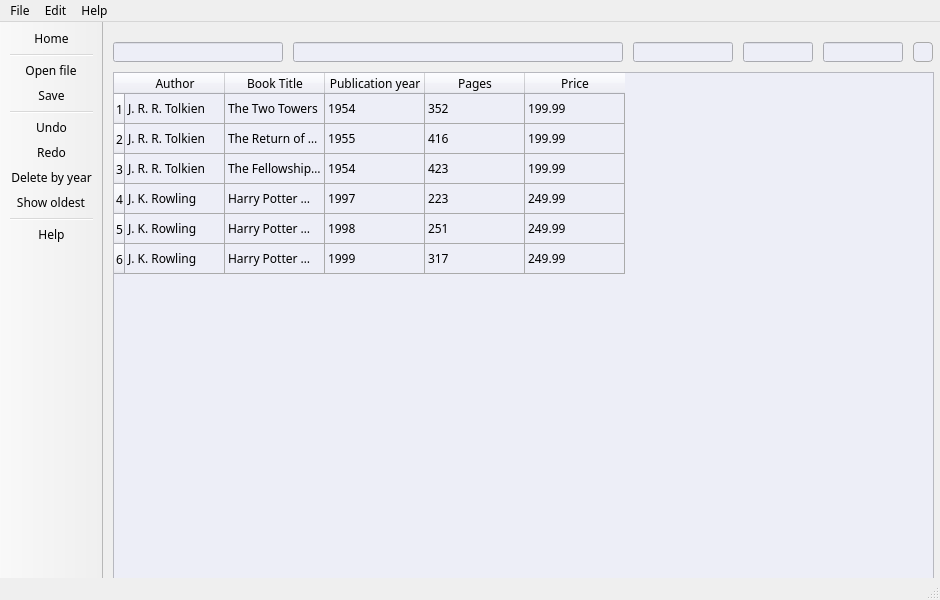
<?xml version="1.0" encoding="UTF-8"?>
<ui version="4.0">
 <class>MainWindow</class>
 <widget class="QMainWindow" name="MainWindow">
  <property name="geometry">
   <rect>
    <x>0</x>
    <y>0</y>
    <width>940</width>
    <height>600</height>
   </rect>
  </property>
  <property name="sizePolicy">
   <sizepolicy hsizetype="Fixed" vsizetype="Fixed">
    <horstretch>0</horstretch>
    <verstretch>0</verstretch>
   </sizepolicy>
  </property>
  <property name="minimumSize">
   <size>
    <width>940</width>
    <height>600</height>
   </size>
  </property>
  <property name="maximumSize">
   <size>
    <width>940</width>
    <height>600</height>
   </size>
  </property>
  <property name="palette">
   <palette>
    <active/>
    <inactive/>
    <disabled/>
   </palette>
  </property>
  <property name="font">
   <font>
    <family>Montserrat</family>
   </font>
  </property>
  <property name="windowTitle">
   <string>BookShelf</string>
  </property>
  <property name="windowIcon">
   <iconset resource="resource.qrc">
    <normaloff>:/icons/Icons/baseline_auto_stories_black_48dp.png</normaloff>:/icons/Icons/baseline_auto_stories_black_48dp.png</iconset>
  </property>
  <property name="styleSheet">
   <string notr="true">background-color: rgb(244, 249, 249);
QToolBar { background-color: rgb(237, 238, 247) }</string>
  </property>
  <property name="iconSize">
   <size>
    <width>20</width>
    <height>20</height>
   </size>
  </property>
  <widget class="QWidget" name="centralwidget">
   <widget class="QLineEdit" name="lineEdit">
    <property name="geometry">
     <rect>
      <x>10</x>
      <y>20</y>
      <width>170</width>
      <height>20</height>
     </rect>
    </property>
    <property name="toolTip">
     <string>&lt;html&gt;&lt;head/&gt;&lt;body&gt;&lt;p&gt;Here you can enter author of the book, you can use letter, space and point&lt;/p&gt;&lt;/body&gt;&lt;/html&gt;</string>
    </property>
    <property name="styleSheet">
     <string notr="true">background-color: rgb(237, 238, 247);
border-color: rgb(170, 170, 170);</string>
    </property>
   </widget>
   <widget class="QLineEdit" name="lineEdit_2">
    <property name="geometry">
     <rect>
      <x>190</x>
      <y>20</y>
      <width>330</width>
      <height>20</height>
     </rect>
    </property>
    <property name="toolTip">
     <string>&lt;html&gt;&lt;head/&gt;&lt;body&gt;&lt;p&gt;Here you can enter title of the book, you can use letter, space and point&lt;/p&gt;&lt;/body&gt;&lt;/html&gt;</string>
    </property>
    <property name="styleSheet">
     <string notr="true">background-color: rgb(237, 238, 247);
border-color: rgb(170, 170, 170);</string>
    </property>
   </widget>
   <widget class="QLineEdit" name="lineEdit_3">
    <property name="geometry">
     <rect>
      <x>530</x>
      <y>20</y>
      <width>100</width>
      <height>20</height>
     </rect>
    </property>
    <property name="toolTip">
     <string>&lt;html&gt;&lt;head/&gt;&lt;body&gt;&lt;p&gt;Here you can enter year of the book publishing, you can use numbers&lt;/p&gt;&lt;/body&gt;&lt;/html&gt;</string>
    </property>
    <property name="styleSheet">
     <string notr="true">background-color: rgb(237, 238, 247);
border-color: rgb(170, 170, 170);</string>
    </property>
   </widget>
   <widget class="QLineEdit" name="lineEdit_4">
    <property name="geometry">
     <rect>
      <x>640</x>
      <y>20</y>
      <width>70</width>
      <height>20</height>
     </rect>
    </property>
    <property name="toolTip">
     <string>&lt;html&gt;&lt;head/&gt;&lt;body&gt;&lt;p&gt;Here you can enter amount of book's pages, you can use numbers&lt;/p&gt;&lt;/body&gt;&lt;/html&gt;</string>
    </property>
    <property name="styleSheet">
     <string notr="true">background-color: rgb(237, 238, 247);
border-color: rgb(170, 170, 170);</string>
    </property>
   </widget>
   <widget class="QLineEdit" name="lineEdit_5">
    <property name="geometry">
     <rect>
      <x>720</x>
      <y>20</y>
      <width>80</width>
      <height>20</height>
     </rect>
    </property>
    <property name="toolTip">
     <string>&lt;html&gt;&lt;head/&gt;&lt;body&gt;&lt;p&gt;Here you can enter book's price,  you can use numbers&lt;/p&gt;&lt;/body&gt;&lt;/html&gt;</string>
    </property>
    <property name="styleSheet">
     <string notr="true">background-color: rgb(237, 238, 247);
border-color: rgb(170, 170, 170);</string>
    </property>
   </widget>
   <widget class="QPushButton" name="pushButton">
    <property name="geometry">
     <rect>
      <x>810</x>
      <y>20</y>
      <width>20</width>
      <height>20</height>
     </rect>
    </property>
    <property name="toolTip">
     <string>&lt;html&gt;&lt;head/&gt;&lt;body&gt;&lt;p&gt;Add book in list&lt;/p&gt;&lt;/body&gt;&lt;/html&gt;</string>
    </property>
    <property name="styleSheet">
     <string notr="true">QPushButton {
  background-color: rgb(237, 238, 247);
  border: 1px solid #AAAAAA;
  border-radius: 4px;
  color: #3c4043;
  font-family: arial,sans-serif;
  font-size: 14px;
  padding: 0 16px;
  text-align: center;
  white-space: pre;
}

QPushButton:hover {
  border-color: #dadce0;
  color: #202124;
}</string>
    </property>
    <property name="text">
     <string/>
    </property>
    <property name="icon">
     <iconset resource="resource.qrc">
      <normaloff>:/icons/Icons/baseline_add_black_48dp.png</normaloff>:/icons/Icons/baseline_add_black_48dp.png</iconset>
    </property>
   </widget>
   <widget class="QTableWidget" name="tableWidget">
    <property name="geometry">
     <rect>
      <x>10</x>
      <y>50</y>
      <width>821</width>
      <height>521</height>
     </rect>
    </property>
    <property name="styleSheet">
     <string notr="true">background-color: rgb(237, 238, 247);
selection-color: rgb(0, 0, 0);
selection-background-color: rgb(250, 243, 243);
gridline-color: rgb(170, 170, 170);
font: 9pt &quot;Cascadia Code&quot;;</string>
    </property>
    <property name="editTriggers">
     <set>QAbstractItemView::NoEditTriggers</set>
    </property>
    <property name="rowCount">
     <number>6</number>
    </property>
    <row/>
    <row/>
    <row/>
    <row/>
    <row/>
    <row/>
    <column>
     <property name="text">
      <string>Author</string>
     </property>
    </column>
    <column>
     <property name="text">
      <string>Book Title</string>
     </property>
    </column>
    <column>
     <property name="text">
      <string>Publication year</string>
     </property>
    </column>
    <column>
     <property name="text">
      <string>Pages</string>
     </property>
    </column>
    <column>
     <property name="text">
      <string>Price</string>
     </property>
    </column>
    <item row="0" column="0">
     <property name="text">
      <string>J. R. R. Tolkien</string>
     </property>
    </item>
    <item row="0" column="1">
     <property name="text">
      <string>The Two Towers</string>
     </property>
    </item>
    <item row="0" column="2">
     <property name="text">
      <string>1954</string>
     </property>
    </item>
    <item row="0" column="3">
     <property name="text">
      <string>352</string>
     </property>
    </item>
    <item row="0" column="4">
     <property name="text">
      <string>199.99</string>
     </property>
    </item>
    <item row="1" column="0">
     <property name="text">
      <string>J. R. R. Tolkien</string>
     </property>
    </item>
    <item row="1" column="1">
     <property name="text">
      <string>The Return of the King</string>
     </property>
    </item>
    <item row="1" column="2">
     <property name="text">
      <string>1955</string>
     </property>
    </item>
    <item row="1" column="3">
     <property name="text">
      <string>416</string>
     </property>
    </item>
    <item row="1" column="4">
     <property name="text">
      <string>199.99</string>
     </property>
    </item>
    <item row="2" column="0">
     <property name="text">
      <string>J. R. R. Tolkien</string>
     </property>
    </item>
    <item row="2" column="1">
     <property name="text">
      <string>The Fellowship of the Ring</string>
     </property>
    </item>
    <item row="2" column="2">
     <property name="text">
      <string>1954</string>
     </property>
    </item>
    <item row="2" column="3">
     <property name="text">
      <string>423</string>
     </property>
    </item>
    <item row="2" column="4">
     <property name="text">
      <string>199.99</string>
     </property>
    </item>
    <item row="3" column="0">
     <property name="text">
      <string>J. K. Rowling</string>
     </property>
    </item>
    <item row="3" column="1">
     <property name="text">
      <string>Harry Potter and the Philosopher's Stone</string>
     </property>
    </item>
    <item row="3" column="2">
     <property name="text">
      <string>1997</string>
     </property>
    </item>
    <item row="3" column="3">
     <property name="text">
      <string>223</string>
     </property>
    </item>
    <item row="3" column="4">
     <property name="text">
      <string>249.99</string>
     </property>
    </item>
    <item row="4" column="0">
     <property name="text">
      <string>J. K. Rowling</string>
     </property>
    </item>
    <item row="4" column="1">
     <property name="text">
      <string>Harry Potter and the Chamber of Secrets</string>
     </property>
    </item>
    <item row="4" column="2">
     <property name="text">
      <string>1998</string>
     </property>
    </item>
    <item row="4" column="3">
     <property name="text">
      <string>251</string>
     </property>
    </item>
    <item row="4" column="4">
     <property name="text">
      <string>249.99</string>
     </property>
    </item>
    <item row="5" column="0">
     <property name="text">
      <string>J. K. Rowling</string>
     </property>
    </item>
    <item row="5" column="1">
     <property name="text">
      <string>Harry Potter and the Prisoner of Azkaban</string>
     </property>
    </item>
    <item row="5" column="2">
     <property name="text">
      <string>1999</string>
     </property>
    </item>
    <item row="5" column="3">
     <property name="text">
      <string>317</string>
     </property>
    </item>
    <item row="5" column="4">
     <property name="text">
      <string>249.99</string>
     </property>
    </item>
   </widget>
  </widget>
  <widget class="QStatusBar" name="statusbar"/>
  <widget class="QToolBar" name="toolBar">
   <property name="sizePolicy">
    <sizepolicy hsizetype="Fixed" vsizetype="Fixed">
     <horstretch>0</horstretch>
     <verstretch>0</verstretch>
    </sizepolicy>
   </property>
   <property name="maximumSize">
    <size>
     <width>16777215</width>
     <height>571</height>
    </size>
   </property>
   <property name="windowTitle">
    <string>toolBar</string>
   </property>
   <property name="movable">
    <bool>false</bool>
   </property>
   <property name="allowedAreas">
    <set>Qt::LeftToolBarArea</set>
   </property>
   <property name="toolButtonStyle">
    <enum>Qt::ToolButtonTextUnderIcon</enum>
   </property>
   <attribute name="toolBarArea">
    <enum>LeftToolBarArea</enum>
   </attribute>
   <attribute name="toolBarBreak">
    <bool>false</bool>
   </attribute>
   <addaction name="actionHome"/>
   <addaction name="separator"/>
   <addaction name="actionFile"/>
   <addaction name="actionSave"/>
   <addaction name="separator"/>
   <addaction name="actionUndo"/>
   <addaction name="actionRedo"/>
   <addaction name="actionDelete_book_before_year"/>
   <addaction name="actionShow_oldest"/>
   <addaction name="separator"/>
   <addaction name="actionHelp"/>
  </widget>
  <widget class="QMenuBar" name="menuBar">
   <property name="geometry">
    <rect>
     <x>0</x>
     <y>0</y>
     <width>940</width>
     <height>17</height>
    </rect>
   </property>
   <widget class="QMenu" name="menuFile">
    <property name="title">
     <string>File</string>
    </property>
    <addaction name="actionOpen_file"/>
    <addaction name="actionSave_in_file"/>
    <addaction name="actionExit"/>
   </widget>
   <widget class="QMenu" name="menuEdit">
    <property name="title">
     <string>Edit</string>
    </property>
    <addaction name="actionUndo_2"/>
    <addaction name="actionRedo_2"/>
    <addaction name="actionDelete_by_year"/>
   </widget>
   <widget class="QMenu" name="menuHelp">
    <property name="title">
     <string>Help</string>
    </property>
    <addaction name="actionGet_help"/>
   </widget>
   <addaction name="menuFile"/>
   <addaction name="menuEdit"/>
   <addaction name="menuHelp"/>
  </widget>
  <action name="actionHome">
   <property name="icon">
    <iconset resource="resource.qrc">
     <normaloff>:/icons/Icons/baseline_home_black_48dp.png</normaloff>:/icons/Icons/baseline_home_black_48dp.png</iconset>
   </property>
   <property name="text">
    <string>Home</string>
   </property>
   <property name="toolTip">
    <string>Return to home screen</string>
   </property>
  </action>
  <action name="actionFile">
   <property name="icon">
    <iconset resource="resource.qrc">
     <normaloff>:/icons/Icons/baseline_folder_black_48dp.png</normaloff>:/icons/Icons/baseline_folder_black_48dp.png</iconset>
   </property>
   <property name="text">
    <string>Open file</string>
   </property>
   <property name="toolTip">
    <string>Import data from file...</string>
   </property>
  </action>
  <action name="actionSave">
   <property name="icon">
    <iconset resource="resource.qrc">
     <normaloff>:/icons/Icons/baseline_save_black_48dp.png</normaloff>:/icons/Icons/baseline_save_black_48dp.png</iconset>
   </property>
   <property name="text">
    <string>Save</string>
   </property>
   <property name="toolTip">
    <string>Save list in file...</string>
   </property>
  </action>
  <action name="actionAdd">
   <property name="icon">
    <iconset resource="resource.qrc">
     <normaloff>:/icons/Icons/baseline_add_black_48dp.png</normaloff>:/icons/Icons/baseline_add_black_48dp.png</iconset>
   </property>
   <property name="text">
    <string>Add</string>
   </property>
   <property name="toolTip">
    <string>Add book in list</string>
   </property>
  </action>
  <action name="actionDelete_book_before_year">
   <property name="icon">
    <iconset resource="resource.qrc">
     <normaloff>:/icons/Icons/baseline_delete_black_48dp.png</normaloff>:/icons/Icons/baseline_delete_black_48dp.png</iconset>
   </property>
   <property name="text">
    <string>Delete by year</string>
   </property>
   <property name="toolTip">
    <string>Delete book published before year...</string>
   </property>
  </action>
  <action name="actionSort_by_title">
   <property name="icon">
    <iconset resource="resource.qrc">
     <normaloff>:/icons/Icons/baseline_article_black_48dp.png</normaloff>:/icons/Icons/baseline_article_black_48dp.png</iconset>
   </property>
   <property name="text">
    <string>Sort by title</string>
   </property>
   <property name="toolTip">
    <string>Sort books by title in alphabetical order</string>
   </property>
  </action>
  <action name="actionShow_oldest">
   <property name="icon">
    <iconset resource="resource.qrc">
     <normaloff>:/icons/Icons/baseline_sort_black_48dp.png</normaloff>:/icons/Icons/baseline_sort_black_48dp.png</iconset>
   </property>
   <property name="text">
    <string>Show oldest</string>
   </property>
   <property name="toolTip">
    <string>Show 6 or less oldest books in list</string>
   </property>
  </action>
  <action name="actionHelp">
   <property name="icon">
    <iconset resource="resource.qrc">
     <normaloff>:/icons/Icons/baseline_help_black_48dp.png</normaloff>:/icons/Icons/baseline_help_black_48dp.png</iconset>
   </property>
   <property name="text">
    <string>Help</string>
   </property>
   <property name="toolTip">
    <string>Get help</string>
   </property>
  </action>
  <action name="actionUndo">
   <property name="icon">
    <iconset resource="resource.qrc">
     <normaloff>:/icons/Icons/baseline_undo_black_48dp.png</normaloff>:/icons/Icons/baseline_undo_black_48dp.png</iconset>
   </property>
   <property name="text">
    <string>Undo</string>
   </property>
   <property name="toolTip">
    <string>Cancel last action</string>
   </property>
  </action>
  <action name="actionRedo">
   <property name="icon">
    <iconset resource="resource.qrc">
     <normaloff>:/icons/Icons/baseline_redo_black_48dp.png</normaloff>:/icons/Icons/baseline_redo_black_48dp.png</iconset>
   </property>
   <property name="text">
    <string>Redo</string>
   </property>
   <property name="toolTip">
    <string>Do last action</string>
   </property>
  </action>
  <action name="actionOpen_file">
   <property name="text">
    <string>Open file...</string>
   </property>
  </action>
  <action name="actionSave_in_file">
   <property name="text">
    <string>Save in file...</string>
   </property>
  </action>
  <action name="actionUndo_2">
   <property name="text">
    <string>Undo</string>
   </property>
  </action>
  <action name="actionRedo_2">
   <property name="text">
    <string>Redo</string>
   </property>
  </action>
  <action name="actionDelete_by_year">
   <property name="text">
    <string>Delete by year</string>
   </property>
  </action>
  <action name="actionGet_help">
   <property name="text">
    <string>Get help</string>
   </property>
  </action>
  <action name="actionExit">
   <property name="text">
    <string>Exit</string>
   </property>
  </action>
 </widget>
 <resources>
  <include location="resource.qrc"/>
 </resources>
 <connections/>
</ui>
